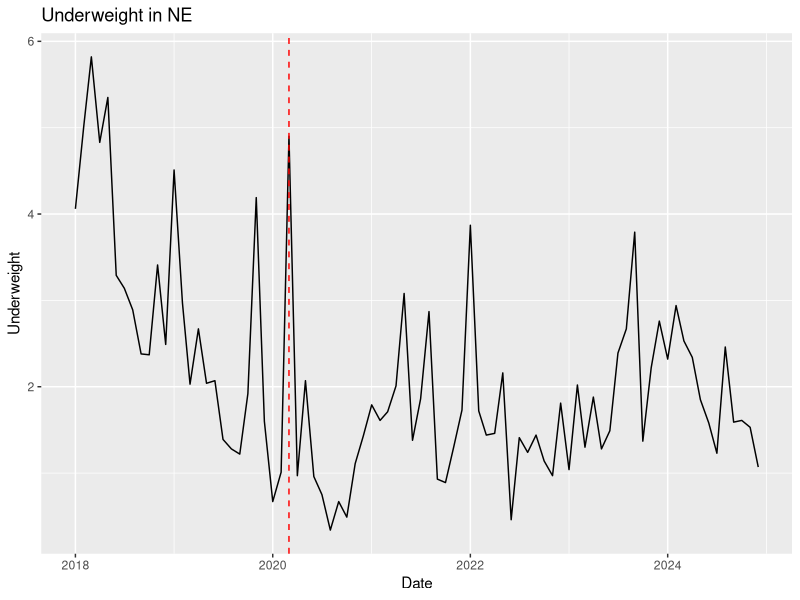
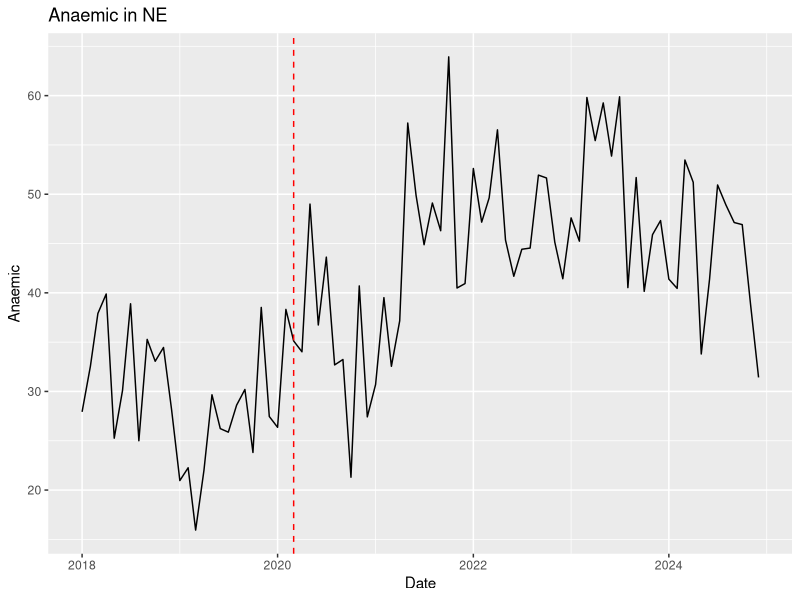
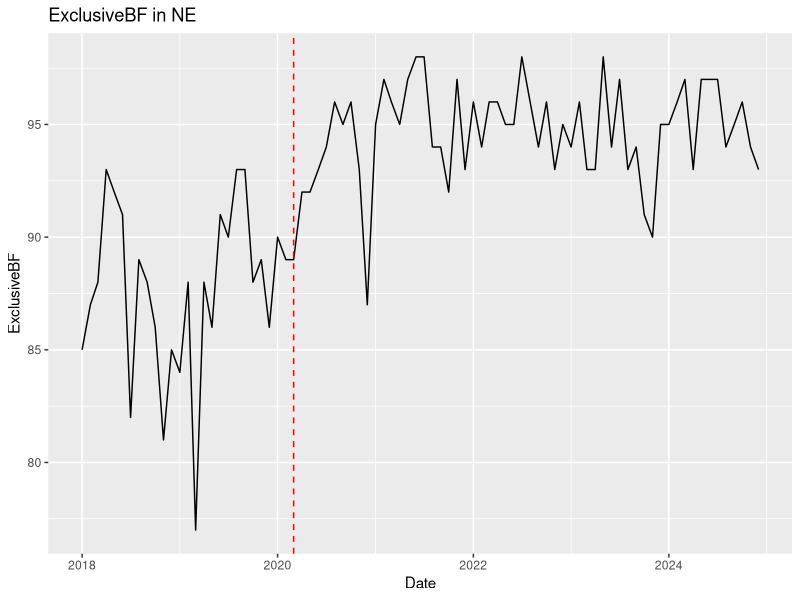
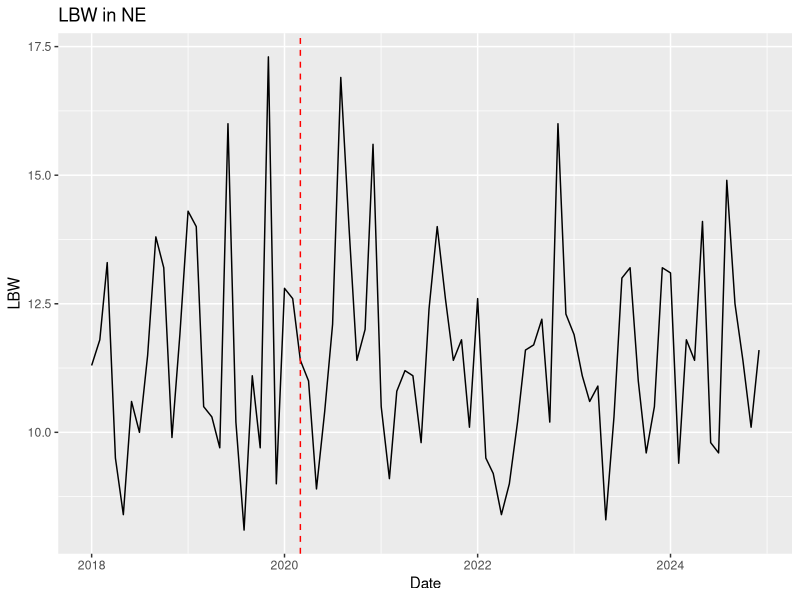
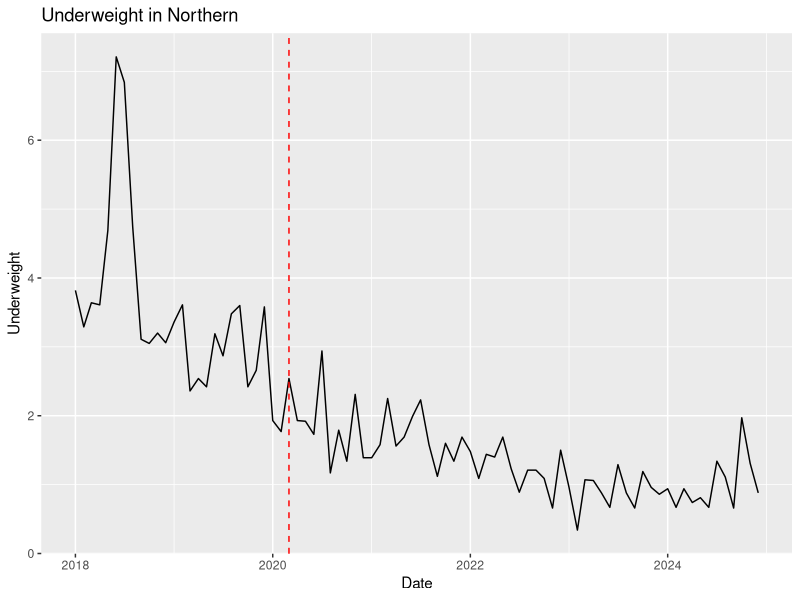
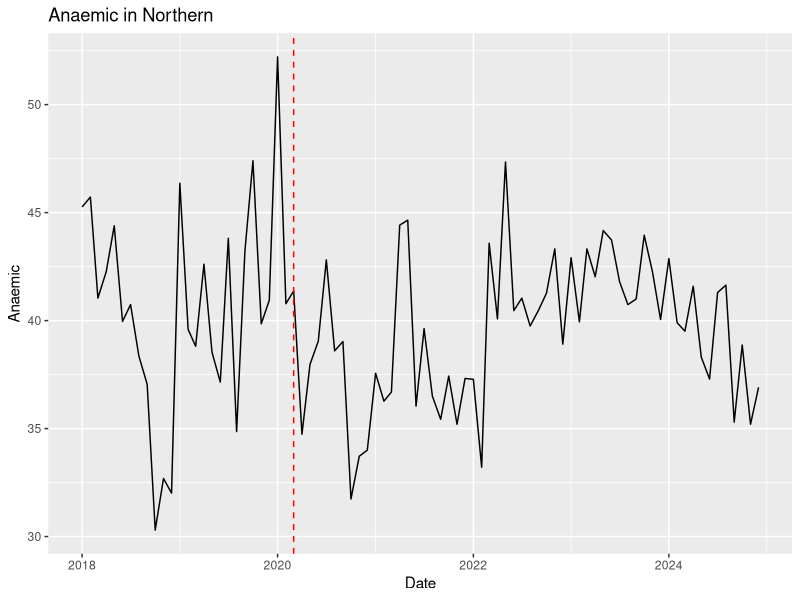
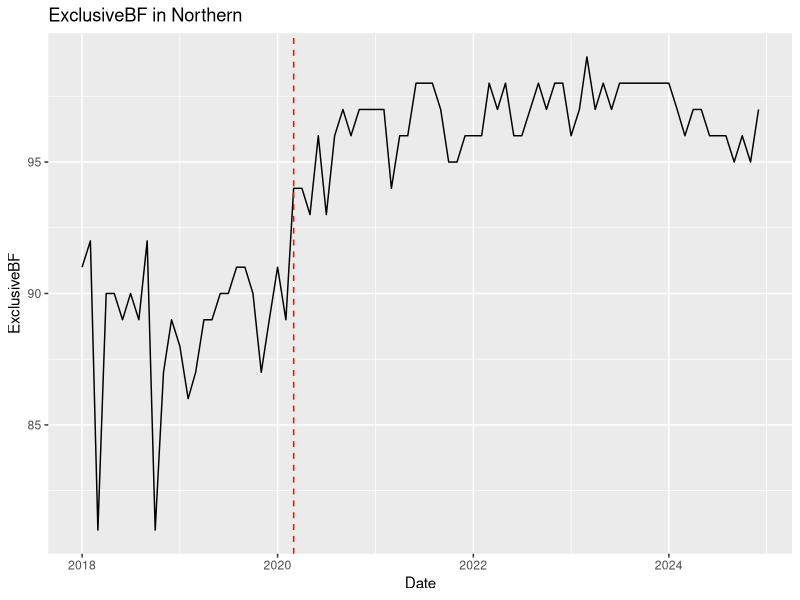
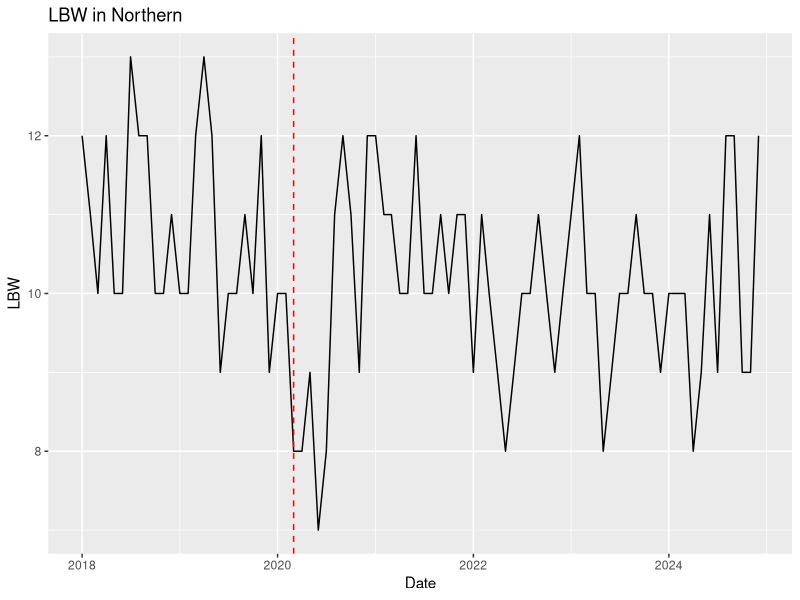

Recreate these plots in R, in order.
# Descriptive analysis of regional indicators
library(tidyverse)
library(lubridate)
library(zoo)
library(broom)

# Path to CSV file containing the data
# The CSV should have a column named 'Period' in the form '18-Jan', '18-Feb', etc.
# and columns for each region/indicator named for example:
#   NE_Underweight, NE_Anaemic, NE_ExclusiveBF, NE_LBW,
#   Northern_Underweight, Northern_Anaemic, ... etc.

data <- read_csv("region_data.csv")

# Convert the period string to a Date
# assuming the format YY-Mon (e.g., '18-Jan')
data <- data %>% mutate(Date = as.Date(as.yearmon(Period, "%y-%b")))

# Define the intervention date (modify as needed)
intervention_date <- as.Date("2020-03-01")

regions <- c("NE", "Northern", "Savannah", "Upper_East", "Upper_West")
indicators <- c("Underweight", "Anaemic", "ExclusiveBF", "LBW")

for (r in regions) {
  for (ind in indicators) {
    col <- paste(r, ind, sep = "_")
    if (!col %in% names(data)) next
    df <- data %>% select(Date, !!sym(col)) %>% rename(value = !!sym(col))
    p <- ggplot(df, aes(Date, value)) +
      geom_line() +
      geom_vline(xintercept = intervention_date, linetype = "dashed", colour = "red") +
      labs(title = paste(ind, "in", r), y = ind)
    ggsave(paste0(r, "_", ind, ".png"), plot = p, width = 7, height = 4)

    pre <- df %>% filter(Date < intervention_date)
    post <- df %>% filter(Date >= intervention_date)
    stats <- tibble(
      Region = r,
      Indicator = ind,
      Period = c("Pre", "Post"),
      Mean = c(mean(pre$value, na.rm = TRUE), mean(post$value, na.rm = TRUE)),
      SD = c(sd(pre$value, na.rm = TRUE), sd(post$value, na.rm = TRUE))
    )
    print(stats)

    df_model <- df %>%
      arrange(Date) %>%
      mutate(
        time = row_number(),
        post = ifelse(Date >= intervention_date, 1, 0)
      )
    intervention_time <- min(df_model$time[df_model$post == 1])
    df_model <- df_model %>%
      mutate(time_after = ifelse(post == 1, time - intervention_time, 0))

    model <- lm(value ~ time + post + time_after, data = df_model)
    model_summary <- tidy(model)
    write_csv(model_summary, paste0(r, "_", ind, "_itsa.csv"))
    print(model_summary)

    level_change <- coef(model)["post"]
    slope_change <- coef(model)["time_after"]

    df_model <- df_model %>%
      mutate(
        predicted = predict(model, newdata = .),
        counterfactual = predict(model, newdata = mutate(., post = 0, time_after = 0)),
        cumulative_effect = ifelse(post == 1, level_change + slope_change * time_after, NA),
        relative_change = ifelse(post == 1, (predicted - counterfactual) / counterfactual * 100, NA)
      )

    write_csv(df_model, paste0(r, "_", ind, "_itsa_effects.csv"))
    print(head(df_model))
  }
}
